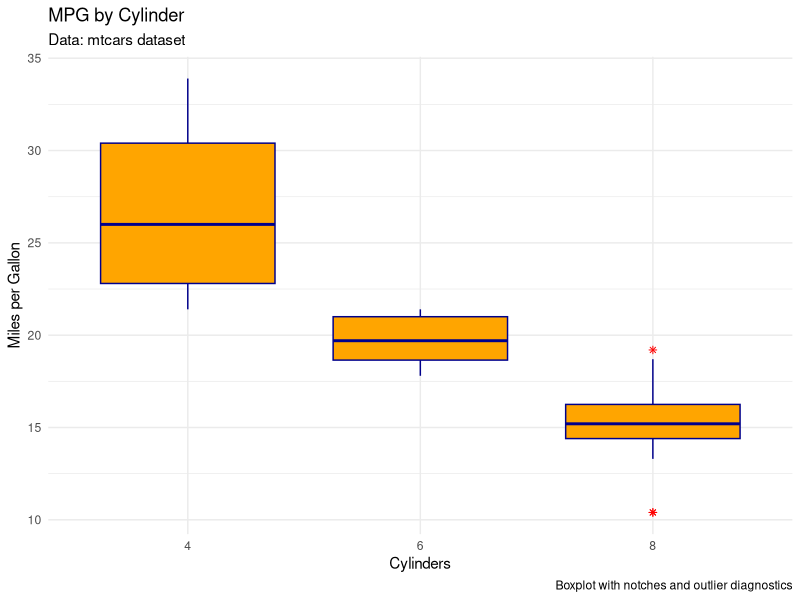

The R source for this figure:
# Load ggplot2 library
library(ggplot2)

# Step 1: Generate boxplot with notches and outlier diagnostics
ggplot(data = mtcars, aes(x = factor(cyl), y = mpg)) +
  geom_boxplot(
    notch           = FALSE,         # Show notch for median CI
    fill            = "orange",     # Box fill color
    color           = "darkblue",   # Border color
    outlier.colour  = "red",        # Outlier color
    outlier.shape   = 8,            # Outlier shape (asterisk)
    coef            = 1.5           # Whisker length multiplier
  ) +
  labs(
    title    = "MPG by Cylinder",                           # Plot title
    subtitle = "Data: mtcars dataset",                      # Subtitle
    x        = "Cylinders",                                 # X-axis label
    y        = "Miles per Gallon",                          # Y-axis label
    caption  = "Boxplot with notches and outlier diagnostics"   # Caption
  ) +
  theme_minimal()                                           # Minimal theme
